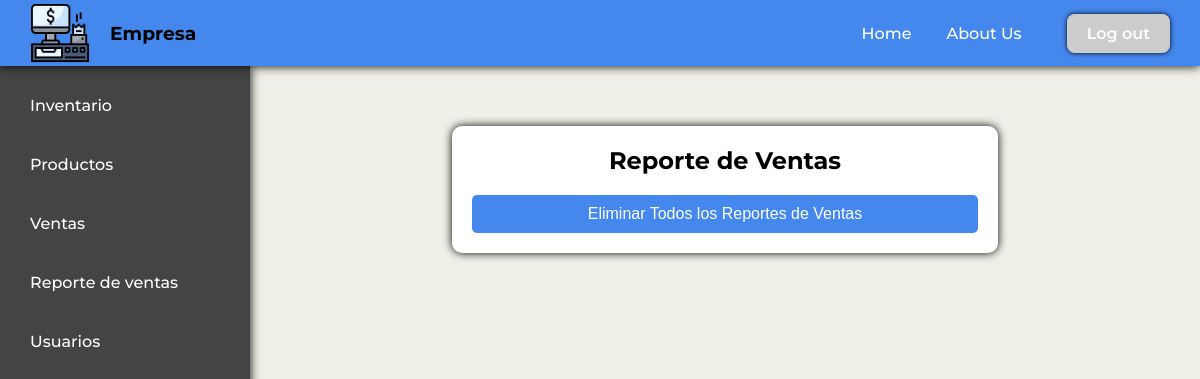
The app's page /reporte-ventas/, older data.
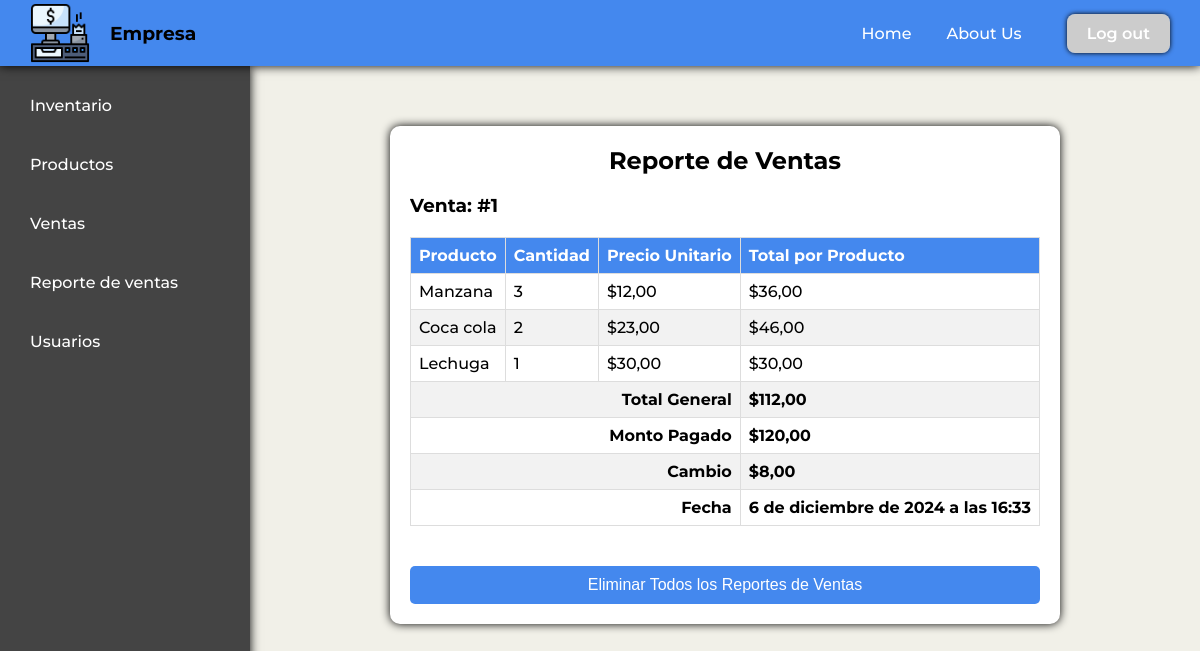
The same page, newer data.
### core/models.py (models this page shows)
class ReporteVenta(models.Model):
    venta_id = models.IntegerField()
    producto = models.ForeignKey(Producto, on_delete=models.CASCADE)
    cantidad = models.IntegerField()
    precio_unitario = models.DecimalField(max_digits=10, decimal_places=2)
    total_por_producto = models.DecimalField(max_digits=10, decimal_places=2)
    monto_pagado = models.DecimalField(max_digits=10, decimal_places=2, default=0.00)
    cambio = models.DecimalField(max_digits=10, decimal_places=2, default=0.00)
    fecha = models.DateTimeField(auto_now_add=True)

### productos/models.py (models this page shows, shortened)
class Producto(models.Model):
    id_unico = models.UUIDField(default=uuid.uuid4, editable=False, unique=True)
    categoria = models.CharField(max_length=100)
    nombre = models.CharField(max_length=200, unique=True)
    precio = models.DecimalField(max_digits=10, decimal_places=2)
    stock = models.IntegerField()
    descripcion = models.TextField(blank=True, null=True)

### core/views.py (the view)
# urls.py: path('reporte-ventas/', reporte_ventas, name='reporte_ventas'),
def reporte_ventas(request):
    ventas_agrupadas = {}
    ventas = ReporteVenta.objects.all()
    for venta in ventas:
        if venta.venta_id not in ventas_agrupadas:
            ventas_agrupadas[venta.venta_id] = {
                'items': [],
                'total_general': 0,
                'monto_pagado': 0,
                'cambio': 0,
                'fecha': venta.fecha
            }
        ventas_agrupadas[venta.venta_id]['items'].append(venta)
        ventas_agrupadas[venta.venta_id]['total_general'] += venta.total_por_producto
        ventas_agrupadas[venta.venta_id]['monto_pagado'] = venta.monto_pagado
        ventas_agrupadas[venta.venta_id]['cambio'] = venta.cambio
    return render(request, 'core/reporte_ventas.html', {
        'ventas_agrupadas': ventas_agrupadas
    })

### core/templates/core/reporte_ventas.html (shortened to what this page needs)
{% extends 'core/base.html' %}
{% load static %}
{% block css-styles %}
<link rel="stylesheet" href="{% static 'core/css/reporte-ventas-style.css' %}">
{% endblock css-styles %}
{% block content %}
<div class="main-box">
    <h2 class="title-products">Reporte de Ventas</h2>
    <div class="table-container">
        {% for venta_id, venta in ventas_agrupadas.items %}
        <h3>Venta: #{{ venta_id }}</h3>
        <table class="ticket-table">
            <thead>
                <tr>
                    <th>Producto</th>
                    <th>Cantidad</th>
                    <th>Precio Unitario</th>
                    <th>Total por Producto</th>
                </tr>
            </thead>
            <tbody>
                {% for item in venta.items %}
                <tr>
                    <td>{{ item.producto.nombre }}</td>
                    <td>{{ item.cantidad }}</td>
                    <td>${{ item.precio_unitario }}</td>
                    <td>${{ item.total_por_producto }}</td>
                </tr>
                {% endfor %}
                <tr>
                    <td colspan="3" class="text-right"><strong>Total General</strong></td>
                    <td><strong>${{ venta.total_general }}</strong></td>
                </tr>
                <tr>
                    <td colspan="3" class="text-right"><strong>Monto Pagado</strong></td>
                    <td><strong>${{ venta.monto_pagado }}</strong></td>
                </tr>
                <tr>
                    <td colspan="3" class="text-right"><strong>Cambio</strong></td>
                    <td><strong>${{ venta.cambio }}</strong></td>
                </tr>
                <tr>
                    <td colspan="3" class="text-right"><strong>Fecha</strong></td>
                    <td><strong>{{ venta.fecha }}</strong></td>
                </tr>
            </tbody>
        </table>
        {% endfor %}
    </div>
    <form method="POST" action="{% url 'eliminar_todas_ventas' %}">
        <button type="submit" class="btn-restart">Eliminar Todos los Reportes de Ventas</button>
    </form>
</div>
{% endblock %}

### core/templates/core/base.html (shortened to what this page needs)
<!DOCTYPE html>
<html lang="es">
<head>
    {% load static %}
    <link rel="stylesheet" href="{% static 'core/css/base-style.css' %}">
    {% block css-styles %}{% endblock css-styles %}
</head>
<body>
    <header>
        <nav class="nav">
            <div class="contenedor-izquerdo">
                <div class="nav__logo-container">
                    <img class="nav__logo" src="{% static 'core/imagenes/logo.png' %}" alt="">
                </div>
                <h3>Empresa</h3>
            </div>
            <ul class="nav__list">
                <li class="nav__item"><a href="{% url 'home' %}" class="nav__link btn--home">Home</a></li>
                <li class="nav__item"><a href="#" class="nav__link">About Us</a></li>
                <li class="nav__item"><a href="{% url 'login' %}" class="nav__link link--login">Log out</a></li>
            </ul>
        </nav>
    </header>
    <div class="main-wrapper">
        <aside>
            <div class="menu-lateral__contenido">
                <ul class="menu-lateral__list">
                    <li class="menu-lateral__items" ><a href="{% url 'inventory' %}" class="menu-lateral__links">Inventario</a></li>
                    <li class="menu-lateral__items"><a href="{% url 'products' %}" class="menu-lateral__links"> Productos </a></li>
                    <li class="menu-lateral__items"><a href="{% url 'ventas' %}" class="menu-lateral__links">Ventas</a></li>
                    <li class="menu-lateral__items"><a href="{% url 'reporte_ventas' %}" class="menu-lateral__links">Reporte de ventas</a></li>
                    <li class="menu-lateral__items"><a href="#" class="menu-lateral__links"> Usuarios</a></li>
                </ul>
            </div>
        </aside>
        <div class="main-content">
            {% block content %}
            {% endblock %}
        </div>
    </div>
</body>
</html>

### core/static/core/css/base-style.css (style rules this page uses)
body { font-family: "Montserrat",sans-serif; font-weight: 500; box-sizing: border-box; min-height: 100vh; }
body,html { margin: 0; padding: 0; overflow: hidden; }
* { box-sizing: border-box; }
header { width: 100%; position: relative; order: 2; box-shadow: 0px 0px 10px #000; }
.main-wrapper { display: flex; }
.nav { display: flex; justify-content: space-between; background-color: #48e; padding: 0 30px; align-items: center; }
.contenedor-izquerdo { display: flex; gap: 20px; align-items: center; }
.nav__logo-container { display: flex; gap: 10px; align-items: center; text-wrap: balance; }
.nav__list { display:flex; list-style: none; flex-wrap: wrap; justify-content: end; gap: 15px; margin: 0; padding: 0; }
.nav__link { text-decoration: none; color: #fff; padding: 10px; flex: 1; outline: #000; transition: background-color 0.24s; }
.nav__logo { width: 60px; min-height: auto; margin: 3px 0; }
.link--login { background-color: #ccc; border-radius: 8px; margin-left: 20px; padding: 10px 20px; font-weight: 600; box-shadow: 0px 0px 5px #000; }
aside { padding: 0; margin: 0; min-width: 250px; background-color: #444; height: 100vh; box-shadow: 0px 0px 10px #000; }
.menu-lateral__list { list-style: none; padding: 0; margin: 0; display: flex; flex-direction: column; padding: 10px; }
.menu-lateral__items { padding: 20px; }
.menu-lateral__links { text-decoration: none; color: #fff; }

### core/static/core/css/reporte-ventas-style.css (style rules this page uses)
body, html { background-color: #F1F0E8; height: 100%; }
.main-content { padding: 20px; display: flex; flex-direction: column; justify-content: start; align-items: center; width: 100%; overflow-y: auto; height: calc(100vh - 89px); }
.main-box { margin-top: 40px; box-shadow: 0px 0px 10px #000; min-width: 60%; background-color: #fff; border-radius: 10px; padding: 20px; }
.title-products { text-align: center; margin: 0; padding: 0; }
.table-container { max-width: 100%; overflow-x: auto; }
.ticket-table { width: 100%; border-collapse: collapse; margin: 20px 0; }
.ticket-table th, .ticket-table td { border: 1px solid #ddd; padding: 8px; text-align: left; }
.ticket-table th { background-color: #48e; color: white; }
.ticket-table tr:nth-child(even) { background-color: #f2f2f2; }
.ticket-table .text-right { text-align: right; }
.btn-restart { display: block; width: 100%; padding: 10px; background-color: #48e; color: white; text-align: center; border: none; border-radius: 5px; cursor: pointer; font-size: 16px; margin-top: 20px; }

Row changes from the older to the newer data that the page shows:
added ReporteVenta: producto.nombre "Manzana", cantidad "3", precio_unitario "12,00", total_por_producto "36,00", fecha "6 de diciembre de 2024 a las 16:33"
added ReporteVenta: producto.nombre "Coca cola", cantidad "2", precio_unitario "23,00", total_por_producto "46,00"
added ReporteVenta: producto.nombre "Lechuga", cantidad "1", precio_unitario "30,00", total_por_producto "30,00", monto_pagado "120,00", cambio "8,00"
Text that changed along with them:
new list line: "Venta: # 1 Producto Cantidad Precio Unitario Total por Producto Total General $ 112,00 Monto Pagado $ Cambio $ Fecha"
